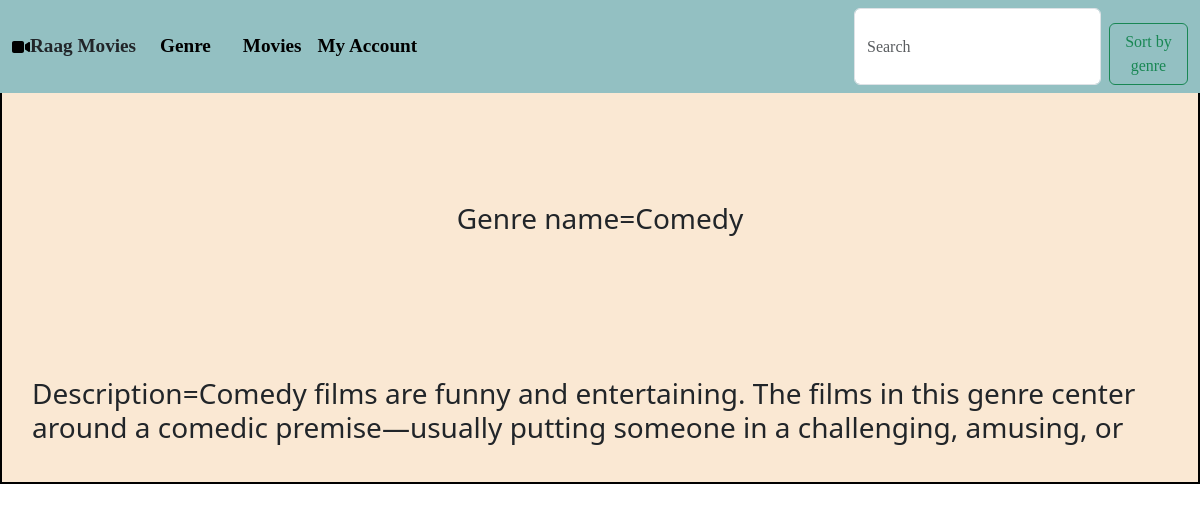
Screenshot of /gtable/2/Single with the database file from the repository.
### Myapp/models.py (models this page shows, shortened)
class Genre(models.Model):
    genrename=models.CharField(max_length=20)
    description=models.TextField(max_length=200)

### Myapp/views.py (the view)
# urls.py: path("gtable/<int:pk>/Single",Genresingleview.as_view(),name="single"),
class Genresingleview(View):
    def get(self,request,*args,**kwargs):
        id=kwargs.get("pk")
        details=Genre.objects.get(id=id)
        return render(request,"gsingle.html",{"d":details})

### Myapp/templates/gsingle.html (shortened to what this page needs)
{% extends 'base.html' %}
{% block body %}
{% load static %}
<form class="gform" action="" method="post">
    <h3>Genre name={{d.genrename}}</h3>
    <h3><br> Description={{d.description}}</h3>
</form>
{% endblock %}

### Myapp/static/css/style.css (style rules this page uses)
.gform,.logform,.regform ,.mform { background-color: rgb(250, 232, 211); border: 2px solid black; padding: 30px; margin-top: 70px; margin-bottom: 500px; place-items: center; display: grid; height: 800; font-size: large; font-weight: bold; }
h3 { margin-top: 100px; }

### rows the page displays
Genre: genrename "Comedy", description "Comedy films are funny and entertaining. The films in this genre center around a comedic premise—usually putting someone in a challenging, amusing, or"
